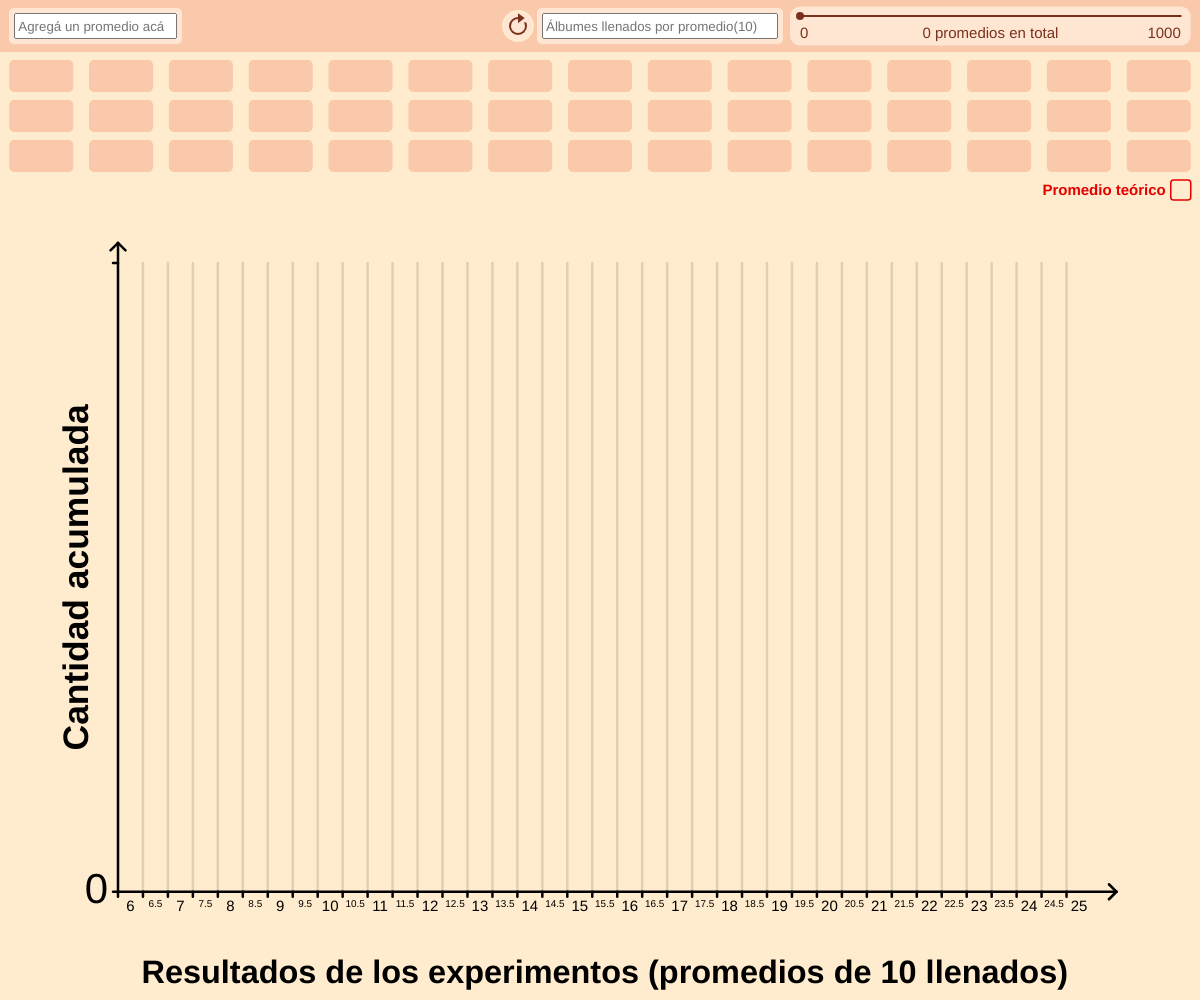
Frame 1 (no input)
Frame 60 (no input): identical to frame 1, image omitted
Frame 120 (the mouse pressed at the canvas centre since frame 60): identical to frame 1, image omitted

The p5.js sketch that drew this single still picture (run headless with seeded random() and noise() and a simulated clock; from frame 60 on, the mouse is pressed at the canvas centre):

// p5.js sketch
// ── sketch.js
p5.disableFriendlyErrors = true;
// Variables globales
let usarPromedios = true, // Usar promedios (si false, por defecto usa llenados individuales en vez de promedios)
    nFigus = 6, // Figus por álbum
    mLlenados = 10, // Valor inicial para la cantidad de álbumes llenados por promedio calculado
    kPromedios = 1000, // Total de promedios calculados y a ser utilizados en simultaneo (como máximo)
    
    // Promedios / Lógica interna
    promedioAnalitico,
    promediosPrecalArray = [], // Array para guardado de los promedios calculados
    promediosInput, // Contiene al último promedio inputeado
    promediosInputArray = [], // Contiene a la lista de promedios inputeados, por orden
    promediosPrecalEnUso = 0, // Promedios precalculados utilizados en los gráficos
    promediosArray = [], // Conjunto de promedios (inputs primero, precalculados después)
    promediosGrilla,
    promediosInputTotales = 45, // Tamaño total de la grilla de inputs
    promediosPorFila = 15, // Inputs por fila de la grilla
    mLlenadosInput,
    mLlenadosResetx,
    mLlenadosResety,
    mLlenadosResets,
    
    // Histograma
    promedioTotal,
    histxPos,
    histyPos,
    histPlotTotalWidth,
    histPlotTotalHeight,
    histxMin,
    histxMax,
    histxMaxFix,
    nBins,
    binWidth,
    histTickPos,
    histWidth,
    histHeight,
    histBorderxL,
    histBorderxR,
    histBorderyT,
    histBorderyB,
    histCuentaPromediosEnteros = [],
    histBinMax = 0,
    histGridHeight,
    histGridInput = [],
    mostrarAnalitico = false,
    mostrarExperimental = true,
    mostrarAnaliticoTogglex,
    mostrarAnaliticoToggley,
    mostrarExperimentalTogglex,
    mostrarExperimentalToggley,
    mostrarPromedioToggles = 20,
    mParaDecimal = 8, // mLlenados a partir de los cuales mostrar decimales en el eje x (bins cada 0,5)
    
    // Slider
    grabbing = false, // Moviendo el slider
    sliderxL,
    sliderxR,
    sliderxC,
    slidery,
    sliderPos,
    
    // Grilla de inputs
    xpos = [],
    ypos = [],
    xsize,
    ysize,
    tsize,
    borde,
    separacion,
    
    // Colores
    bgc = [255, 235, 205] // [255, 255, 255] // [250, 200, 180], // Color de fondo
    hc1 = [250, 200, 170] // [130, 130, 130] // [250, 180, 160], // Color acentuado 1 (grilla vacía)
    hc2 = [255, 230, 210] // [230, 230, 230] // [220, 120, 120], // Color acentuado 2 (bordes)
    hc3 = [180, 150, 130] // [140, 140, 140] // [150, 100, 100], // Color acentuado 3 (promedios precalculados)
    hc4 = [120, 50, 30] // [70, 70, 70] // [100,   0,   0]; // Color acentuado 4 (slider y botón para resampleo)

function preload() {
  if (usarPromedios) {
    promediosPrecalArray = calcularPromedios(nFigus, mLlenados, kPromedios);
  } else {
    mLlenados = 1;
    promediosPrecalArray = calcularPromedios(nFigus, mLlenados, kPromedios);
  }
  promedioAnalitico = 0;
  for (let n = 1; n <= nFigus; n++) {
    promedioAnalitico += nFigus/n
  }
}



function setup() {
  createCanvas(max(windowWidth, 765), max(windowHeight, 400)); // Tamaño adaptable
  
  // Inicializar tamaños de la grilla de inputs
  xsize = 0.8*width/promediosPorFila;
  ysize = 0.4*width/promediosPorFila;
  tsize = 0.8*ysize;
  borde = 0.55*width/(promediosPorFila+1);
  separacion = (width-(xsize*(promediosPorFila-1) + 2*borde))/(promediosPorFila-1);
  
  // Inicializar campo para inputs
  promediosInputField = createInput('', 'text');
  promediosInputField.size(155, 20);
  promediosInputField.position(borde - xsize/2 + 5, promediosInputField.size().height/2);
  
  // Inicializar posiciones de la grilla de inputs
  for (let i = 0; i < promediosInputTotales; i++) {
    xpos.push(borde + (xsize+separacion)*(i%promediosPorFila));
    ypos.push(2*promediosInputField.size().height + 0.3*width/promediosPorFila + 0.5*width/promediosPorFila*(int(i/promediosPorFila)));
  }
  
  // Inicializar slider
  sliderxL = min(2/3*width, width-275);    promediosArray
  sliderxR = width - borde + xsize/2 - 10;
  sliderxC = sliderxL + (sliderxR-sliderxL)/2;
  slidery  = promediosInputField.size().height - 10;
  
  // Inicializar histograma
  histInit(0, 
           2*promediosInputField.size().height + 4.75*ysize, 
           width-20, 
           height - (2*promediosInputField.size().height + 4.75*ysize) - 10);
  
  // Inicializar toggles para mostrar promedios
  mostrarAnaliticoToggley = 2*promediosInputField.size().height + 0.6*width/promediosPorFila + 0.5*width/promediosPorFila*(int(promediosInputTotales/promediosPorFila)-1);
  mostrarAnaliticoTogglex = sliderxR-20+10;
  mostrarExperimentalToggley = mostrarAnaliticoToggley + mostrarPromedioToggles + 5;
  mostrarExperimentalTogglex = mostrarAnaliticoTogglex;
  
  // Inicializar campo para fijar mLlenados
  mLlenadosInputField = createInput('', 'text');
  mLlenadosInputField.size(228, 20);
  mLlenadosInputField.position(sliderxL-30-mLlenadosInputField.size().width+8, promediosInputField.size().height/2);
  mLlenadosResetx = mLlenadosInputField.position().x - promediosInputField.size().height + 2;
  mLlenadosResety = promediosInputField.size().height;
  mLlenadosResets = promediosInputField.size().height + 4;
}



function draw() {
  background(bgc);
  cursor(ARROW);
  
  // Dibujar campos para inputs
  mLlenadosInputField.attribute('placeholder', concat('Álbumes llenados por promedio(', concat(String(mLlenados),')')));
  if (mLlenados > 1) {
    promediosInputField.attribute('placeholder', 'Agregá un promedio acá');
  } else {
    promediosInputField.attribute('placeholder', 'Agregá un resultado acá');
  }
  rectMode(CORNER);
  fill(hc1);
  noStroke();
  rect(0, 0, width, 2*promediosInputField.size().height);
  fill(hc2);
  rect(promediosInputField.position().x-5,
       promediosInputField.position().y-5,
       promediosInputField.size().width+10,
       promediosInputField.size().height+10,
       5, 5);
  rect(mLlenadosInputField.position().x-5,
       mLlenadosInputField.position().y-5,
       mLlenadosInputField.size().width+10,
       mLlenadosInputField.size().height+10,
       5, 5);
  
  // Actualizar promediosArray
  promediosArray = promediosInputArray.concat(promediosPrecalArray.slice(0, promediosPrecalEnUso)).slice(0, kPromedios);
  
  // Actualizar promedio total
  promedioTotal = promediosArray.reduce((a, b) => a + b, 0);
  if (promedioTotal) {
    promedioTotal /= promediosArray.length;
  }
  
  // Dibujar histograma
  histPlot();
  
  // Dibujar grilla de inputs
  rectMode(CENTER);
  textAlign(CENTER, CENTER);
  promediosGrilla = promediosArray; // promediosInputArray
  for (let i = 0; i < promediosInputTotales; i++) {
    fill(hc1);
    strokeWeight(1.5);
    noStroke();
    
    if (i < promediosGrilla.length) {
      fill(hc3);
      stroke(40);
      if (i < promediosInputArray.length) {
        fill(sat(mapRGB(promediosInputArray[i], promedioAnalitico*1.2, promedioAnalitico*0.9), 0.5));
      }
    }
    
    rect(xpos[i], ypos[i], xsize, ysize, 5, 5);
    
    if (i < promediosGrilla.length) {
      fill(255);
      stroke(0);
      strokeWeight(4);
      textSize(tsize);
      text(round(promediosGrilla[i], 1), xpos[i], ypos[i]+tsize/15)
    }
  }
  for (let i = 0; i < promediosInputArray.length; i++) {
    if (abs(mouseX - xpos[i]) < xsize/2 && abs(mouseY - ypos[i]) < ysize/2) {
      cursor(HAND);
    }
  }
  
  // Dibujar slider
  fill(hc2);
  noStroke();
  rectMode(CORNER);
  rect(sliderxL-10,
       promediosInputField.size().height/4,
       sliderxR-sliderxL+10*2, 
       promediosInputField.size().height*3/2,
       10, 10);
  sliderPos = constrain(map(promediosPrecalEnUso, 0, kPromedios - promediosInputArray.length, sliderxL, sliderxR), sliderxL, sliderxR);
  stroke(hc4);
  strokeWeight(2);
  line(sliderxL, slidery, sliderxR, slidery);
  fill(hc4);
  ellipseMode(CENTER);
  ellipse(sliderPos, slidery, 6, 6);
  if (dist(mouseX, mouseY, sliderPos, slidery) < 20) {
    ellipse(sliderPos, slidery, 13, 13);
    cursor('grab');
  }
  if (grabbing) {
    ellipse(sliderPos, slidery, 13, 13);
    cursor('grab');
    promediosPrecalEnUso = constrain(map(mouseX, sliderxL, sliderxR, 0, kPromedios - promediosInputArray.length), 0, kPromedios - promediosInputArray.length);
  }
  fill(hc4);
  noStroke();
  textSize(15);
  textAlign(RIGHT, TOP);
  text(kPromedios, sliderxR, slidery + 10);
  textAlign(LEFT, TOP);
  text(promediosInputArray.length, sliderxL, slidery + 10);
  textAlign(CENTER, TOP);
  if (mLlenados > 1) {
    text(String(promediosArray.length)+' promedios en total', sliderxC, slidery + 10);
  } else {
    text(String(promediosArray.length)+' llenados en total', sliderxC, slidery + 10);
  }
  
  // Dibujar botón para resampleo
  redoButton(mLlenadosResetx, mLlenadosResety);
}



function keyPressed() {
  // console.log(keyCode);
  if (keyCode == 13) { // Si el usuario aprieta ENTER...
    if (promediosInputField.value() != '') { // Si hay algún input en el campo...
      promediosInput = parseFloat(promediosInputField.value().replace(',','.')); // Parsearlo y guardarlo en promediosInput
      if (isNumber(promediosInput) && promediosInput >= nFigus && promediosInputArray.length < promediosInputTotales) { // Si se obutvo un número (no NaN) válido (>= nFigus) y el array de promedios input no está lleno...
        promediosInputArray.push(promediosInput); // Guardarlo al final de promediosInputArray,
      }
      promediosInputField.value(''); // Y borrar el input actualmente en el campo
    }
    
    if (mLlenadosInputField.value() != '') {
      mLlenadosInput = int(parseFloat(mLlenadosInputField.value().replace(',','.')))
      if (isNumber(mLlenadosInput)) {
        mLlenados = constrain(mLlenadosInput, 1, 100);
        promediosPrecalArray = calcularPromedios(nFigus, mLlenados, kPromedios);
      }
      mLlenadosInputField.value('');
    }
  }
  
  if (keyCode == 37) {
    promediosPrecalEnUso--;
    promediosPrecalEnUso = constrain(promediosPrecalEnUso, 0, kPromedios - promediosInputArray.length);
  } else if (keyCode == 39) {
    promediosPrecalEnUso++;
    promediosPrecalEnUso = constrain(promediosPrecalEnUso, 0, kPromedios - promediosInputArray.length);
  }
}



function calcularPromedios(nFigus, mLlenados, kPromedios) { // Precomputa kPromedios promedios
  let promedio,
      promediosPrecalArray = [],
      album = [],
      c = 0,
      figu;
  
  for (let k = 0; k < kPromedios; k++) {
    promedio = 0;
  
    for (let m = 0; m < mLlenados; m++) {
      album = Array(nFigus).fill(0);
      c = 0;
      while (album.reduce((a, b) => a + b, 0) < nFigus) {
        figu = int(random(0, nFigus));
        album[figu] = 1;
        c++;
      }
      promedio += c;
    }
    
    promedio /= mLlenados;
    promediosPrecalArray.push(promedio);
  }
  
  return promediosPrecalArray;
}



function isNumber(n) {
  return Number(n) === n;
}



function mapRGB(value, minVal, maxVal) {
  mapped = map(value, minVal, maxVal, 0, 1);
  if (minVal == 0){
    R = min([1, 2*mapped]);
    G = min([1, 2*(1 - mapped)]);
  } else {
    R = min([1, 2*(1 - mapped)]);
    G = min([1, 2*mapped]);
  }
  return [255*R, 255*G, 0];
}



function sat(col, relSat = 0.55) { // https://stackoverflow.com/questions/31627303/calculate-new-rgb-by-saturation
  let min = col.indexOf(Math.min.apply(null, col)), // index of min
      max = col.indexOf(Math.max.apply(null, col)), // index of max
      mid = [0, 1, 2].filter(function (i) {return i !== min && i !== max;})[0],
      a = col[max] - col[min],
      b = col[mid] - col[min],
      x = col[max],
      arr = [x, x, x];
  
  if (min === max) {
    min = 2; // both max = min = 0, => mid = 1, so set min = 2
    a = 1;   // also means a = b = 0, don't want division by 0 in `b / a`
  }

  arr[max] = x;
  arr[min] = Math.round(x * (1 - relSat));
  arr[mid] = Math.round(x * ((1 - relSat) + relSat * b / a));

  return arr;
}



function mousePressed() {
  for (let i = 0; i < promediosInputArray.length; i++) {
    if (abs(mouseX - xpos[i]) < xsize/2 && abs(mouseY - ypos[i]) < ysize/2) {
      promediosInputArray.splice(i, 1); // Remover un input
    }
  }
  
  if (dist(mouseX, mouseY, sliderPos, slidery) < 20) {
    grabbing = true;
  }
  
  if (mouseX > mostrarAnaliticoTogglex && mouseX < mostrarAnaliticoTogglex + mostrarPromedioToggles && mouseY > mostrarAnaliticoToggley && mouseY < mostrarAnaliticoToggley + mostrarPromedioToggles) {
    mostrarAnalitico = !mostrarAnalitico;
  }
  
  if (promedioTotal > histxMin && mouseX > mostrarExperimentalTogglex && mouseX < mostrarExperimentalTogglex + mostrarPromedioToggles && mouseY > mostrarExperimentalToggley && mouseY < mostrarExperimentalToggley + mostrarPromedioToggles) {
    mostrarExperimental = !mostrarExperimental;
  }
  
  if (dist(mouseX, mouseY, mLlenadosResetx, mLlenadosResety) < (promediosInputField.size().height + 4)/2) {
    promediosPrecalArray = calcularPromedios(nFigus, mLlenados, kPromedios);
  }
}



function mouseReleased() {
  grabbing = false;
}



function histInit(x, y, w, h) {
  histxPos = x;
  histyPos = y;
  histPlotTotalWidth = w;
  histPlotTotalHeight = h;
  histxMin = nFigus;
  histxMax = int(promedioAnalitico*1.75);
  histxMaxFix = histxMax
  histBorderxL = histxPos+0.1*histPlotTotalWidth;
  histBorderxR = histxPos+0.925*histPlotTotalWidth;
  histBorderyT = histyPos+0.075*histPlotTotalHeight;
  histBorderyB = histyPos+0.875*histPlotTotalHeight;
  histWidth = histBorderxR - histBorderxL;
  histHeight = histBorderyB - histBorderyT;
}



function histPlot() {
  histxMax = max((1+1*(mLlenados >= mParaDecimal))*histxMaxFix, int((1+1*(mLlenados >= mParaDecimal))*Math.max(...promediosArray)));
  nBins = histxMax - histxMin*(1+1*(mLlenados >= mParaDecimal)) + 1;
  binWidth = histWidth/nBins;
  histCuentaPromediosEnteros = Array(nBins).fill(0);
  histGridInput = Array(nBins).fill(0);
  for (let i = 0; i < promediosArray.length; i++) {
    histCuentaPromediosEnteros[int((1+1*(mLlenados >= mParaDecimal))*(promediosArray[i]-histxMin))] += 1;
    if (i < promediosInputArray.length) {
      histGridInput[int((1+1*(mLlenados >= mParaDecimal))*(promediosArray[i]-histxMin))] += 1;
    }
  }
  
  histBinMax = Math.max(...histCuentaPromediosEnteros);
  // Datos acumulados
  rectMode(CENTER);
  noStroke();
  histGridHeight = histHeight/histBinMax;
  for (let i = 0; i < nBins; i++) {
    for (let j = 0; j < histCuentaPromediosEnteros[i]; j++) {
      if (j < histGridInput[i]) {
        strokeWeight(1.5);
        stroke(0, 255/histBinMax);
        fill(sat(mapRGB(i*(1-0.5*(mLlenados >= mParaDecimal))+histxMin, promedioAnalitico*1.2, promedioAnalitico*0.9), 0.5));
      } else {
        noStroke();
        fill(hc3);
      }
      rect(histBorderxL+(i+0.5)*binWidth, 
           histBorderyB-histGridHeight/2-histGridHeight*j, 
           0.7*binWidth, 0.95*histGridHeight, 5, 5);
    }
  }
  // Ejes
  stroke(0);
  strokeWeight(2.5);
  line(histBorderxL, histBorderyB, histBorderxR+binWidth, histBorderyB);
  line(histBorderxR+binWidth, histBorderyB, histBorderxR+binWidth-7.5, histBorderyB-7.5);
  line(histBorderxR+binWidth, histBorderyB, histBorderxR+binWidth-7.5, histBorderyB+7.5);
  line(histBorderxL, histBorderyB, histBorderxL, histBorderyT-20);
  line(histBorderxL, histBorderyT-20, histBorderxL-7.5, histBorderyT-12.5);
  line(histBorderxL, histBorderyT-20, histBorderxL+7.5, histBorderyT-12.5);
  // Eje x ticks
  textAlign(CENTER, TOP);
  fill(0);
  for (let i = 0; i < nBins; i++) {
    histTickPos = map(i, 0, nBins, histBorderxL, histBorderxR);
    stroke(0);
    line(histTickPos, histBorderyB, histTickPos, histBorderyB+5);
    stroke(0, 30);
    line(histTickPos, histBorderyB, histTickPos, histBorderyT);
    noStroke();
    textSize(min(binWidth/2, histHeight/15)*(1.2-0.4*(i%2==1 && mLlenados >= mParaDecimal)));
    text(i*(1-0.5*(mLlenados >= mParaDecimal))+histxMin, histTickPos + binWidth/2, histBorderyB+7.5);
  }
  // Eje y ticks
  textSize(histHeight/15);
  textAlign(RIGHT, CENTER);
  stroke(0);
  line(histBorderxL, histBorderyB, histBorderxL-5, histBorderyB);
  line(histBorderxL, histBorderyT, histBorderxL-5, histBorderyT);
  noStroke();
  text(0, histBorderxL-10, histBorderyB);
  if (histBinMax) {
    text(histBinMax, histBorderxL-10, histBorderyT);
  }
  // Nombres de ejes
  textAlign(CENTER, CENTER);
  textSize(histHeight/27.5*constrain(histWidth/histHeight, 0, 2));
  textStyle('bold');
  push();
  rotate(radians(-90));
  text('Cantidad acumulada', -histBorderyT-histHeight/2, histBorderxL/1.5);
  pop();
  textSize(histHeight/30*constrain(histWidth/histHeight, 0, 2));
  if (mLlenados > 1) {
    text('Resultados de los experimentos (promedios de '+ String(mLlenados) +' llenados)', 
         histBorderxL + histWidth/2, 
         histyPos+histPlotTotalHeight-histHeight/40);
  } else {
    text('Resultados de los experimentos (llenados individuales)', 
         histBorderxL + histWidth/2, 
         histyPos+histPlotTotalHeight-histHeight/40);
  }
  // Promedio analitico
  textSize(20);
  stroke(255, 0, 0);
  fill(255, 0, 0);
  strokeWeight(1);
  if (mostrarAnalitico) {
    line(map(promedioAnalitico, histxMin, histxMax*(1-0.5*(mLlenados >= mParaDecimal))+1-(0.5*(mLlenados >= mParaDecimal)), histBorderxL, histBorderxR), histBorderyB,
         map(promedioAnalitico, histxMin, histxMax*(1-0.5*(mLlenados >= mParaDecimal))+1-(0.5*(mLlenados >= mParaDecimal)), histBorderxL, histBorderxR), histBorderyT-20)
    textAlign(LEFT, TOP);
    noStroke();
    text(round(promedioAnalitico, 2), 2+map(promedioAnalitico, histxMin, histxMax*(1-0.5*(mLlenados >= mParaDecimal))+1-(0.5*(mLlenados >= mParaDecimal)), histBorderxL, histBorderxR), histBorderyT-20)
  }
  // Toggle analítico
  fill(230, 0, 0);
  textAlign(RIGHT, TOP);
  textSize(15);
  noStroke();
  text('Promedio teórico', mostrarAnaliticoTogglex-5, mostrarAnaliticoToggley + 3);
  if (mostrarAnalitico) {
    rect(mostrarAnaliticoTogglex+10, mostrarAnaliticoToggley+10, 
         mostrarPromedioToggles*0.66, mostrarPromedioToggles*0.66, 2, 2);
  }
  stroke(230, 0, 0);
  strokeWeight(1.5);
  noFill();
  rectMode(CORNER);
  rect(mostrarAnaliticoTogglex, mostrarAnaliticoToggley, 
       mostrarPromedioToggles, mostrarPromedioToggles, 3, 3);
  if (mouseX > mostrarAnaliticoTogglex && mouseX < mostrarAnaliticoTogglex + mostrarPromedioToggles && mouseY > mostrarAnaliticoToggley && mouseY < mostrarAnaliticoToggley + mostrarPromedioToggles) {
    cursor(HAND);
  }
  // Promedio experimental
  textSize(20);
  if (promedioTotal > histxMin) {
    stroke(0, 0, 255);
    fill(0, 0, 255);
    strokeWeight(1);
    if (mostrarExperimental) {
      line(map(promedioTotal, histxMin, histxMax*(1-0.5*(mLlenados >= mParaDecimal))+1-(0.5*(mLlenados >= mParaDecimal)), histBorderxL, histBorderxR), histBorderyB,
           map(promedioTotal, histxMin, histxMax*(1-0.5*(mLlenados >= mParaDecimal))+1-(0.5*(mLlenados >= mParaDecimal)), histBorderxL, histBorderxR), histBorderyT-40)
      textAlign(RIGHT, TOP);
      noStroke();
      text(round(promedioTotal, 2), -2+map(promedioTotal, histxMin, histxMax*(1-0.5*(mLlenados >= mParaDecimal))+1-0.5*(mLlenados >= mParaDecimal), histBorderxL, histBorderxR), histBorderyT-40)
    }
    // Toggle experimental
    fill(0, 0, 230);
    textAlign(RIGHT, TOP);
    textSize(15);
    noStroke();
    text('Promedio experimental', mostrarExperimentalTogglex-5, mostrarExperimentalToggley + 3);
    rectMode(CENTER);
    if (mostrarExperimental) {
      rect(mostrarExperimentalTogglex+10, mostrarExperimentalToggley+10, 
           mostrarPromedioToggles*0.66, mostrarPromedioToggles*0.66, 2, 2);
    }
    stroke(0, 0, 230);
    strokeWeight(1.5);
    noFill();
    rectMode(CORNER);
    rect(mostrarExperimentalTogglex, mostrarExperimentalToggley, 
         mostrarPromedioToggles, mostrarPromedioToggles, 3, 3);
    if (mouseX > mostrarExperimentalTogglex && mouseX < mostrarExperimentalTogglex + mostrarPromedioToggles && mouseY > mostrarExperimentalToggley && mouseY < mostrarExperimentalToggley + mostrarPromedioToggles) {
      cursor(HAND);
    }
  } else {
    mostrarExperimental = true;
  }
  textStyle('normal');
}



function redoButton(x, y) {
  noStroke();
  rectMode(CENTER);
  fill(hc2);
  stroke(bgc);
  ellipse(x, y, mLlenadosResets)
  noStroke();
  fill(hc4);
  ellipse(x, y, mLlenadosResets*1.8/3);
  fill(hc2);
  ellipse(x, y, mLlenadosResets*1.4/3);
  rect(x+mLlenadosResets/4.5, y-mLlenadosResets/4.5, mLlenadosResets/5);
  fill(hc4);
  triangle(x, y-0.95*mLlenadosResets/2.25, x, y-0.2*mLlenadosResets/2.25, x+mLlenadosResets/4.5, y-0.6*mLlenadosResets/2.25);

  if (dist(mouseX, mouseY, mLlenadosResetx, mLlenadosResety) < (promediosInputField.size().height + 4)/2) {
    cursor(HAND);
  }
}
